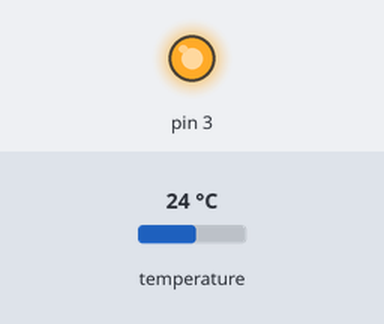
A sketch run on a simulated Arduino Uno, built for the host (arithmetic inside an expression is 32-bit, double 64-bit). On the bench: output pins drawn as LEDs (lit = HIGH). Inputs (shaded band) come from the test bench; at power-on: temperature 24 °C. No radio packets arrive unless stated.

Above: at 0.4 s.
Timing chart, 0 to 3.3 s (numbered marks = the images above):
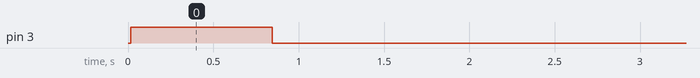

Measured:
- by itself, pin 3: HIGH → LOW at 0.84 s

The sketch:

Elektroniikkapaja_Lahetin_testi.ino
```cpp
/*
Date: 21.11.2024
Author: Axel Söderberg

This code is a test code for the Wireless weather station transmitter. The purpose of this program is to
test that the transmitter board is able to read the temperature data from DS1820 temperature sensor and
transmit the data with the dedicated transmitter. This code is not the code to be used in the final
project, but rather a quick test to see if the most vital things work as they should on the
pcb.
*/
#include <RH_ASK.h>
#include <SPI.h>  // Not used but needed for compatibility
#include <OneWire.h>
#include <DallasTemperature.h>

/*pins
ask transmit PB4 pin 4
ds1820 one wire PC2 pin 18
internal led PB3 pin 3
*/
#define ONE_WIRE_BUS 18

// Setup a oneWire instance to communicate with any OneWire devices (not just Maxim/Dallas temperature ICs)
OneWire oneWire(ONE_WIRE_BUS);

// Pass our oneWire reference to Dallas Temperature.
DallasTemperature sensors(&oneWire);


// Create an instance of the RadioHead driver
RH_ASK driver(2000, PA2, 4, PA3);  // (bitrate, RX pin, TX pin, PTT pin)

union FloatToBytes {
  float floatValue;
  byte byteArray[sizeof(float)];
};

// Function to send a float value
void sendFloat(float value) {
  FloatToBytes converter;
  converter.floatValue = value;

  // Send the entire float (4 bytes) as a single packet
  driver.send(converter.byteArray, sizeof(converter.byteArray));
  driver.waitPacketSent();  // Wait until the packet is sent
}

void setup() {
  // Initialize the RadioHead driver
  driver.init();
  sensors.begin();
  pinMode(3, OUTPUT);
  digitalWrite(3, HIGH);
}

void loop() {
  sensors.requestTemperatures();
  float tempC = sensors.getTempCByIndex(0);
  sendFloat(tempC);
  digitalWrite(3, HIGH);
  delay(5);  // Wait for a second before sending again
  digitalWrite(3, LOW);
  delay(2000);
}
```
